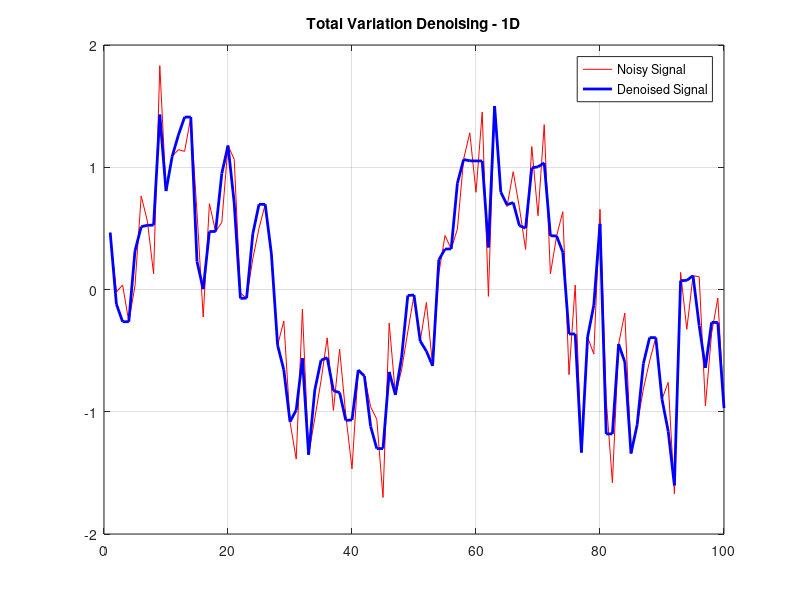

Source code (MATLAB): (Note: this script raises an error after producing the figure.)

n = linspace(0, 4*pi, 100);
y = 0.5*randn(100,1) + sin(n(:)); % Generate noisy signal

function x_denoised = tv_denoise(y, lambda, iter)
    % Implements Chambolle's algorithm for Total Variation Denoising (1D)
    % 
    % Inputs:
    %   y      - Noisy input signal (1D array)
    %   lambda - Regularization parameter (higher = smoother)
    %   iter   - Number of iterations (default: 50)
    %
    % Output:
    %   x_denoised - Denoised signal
    y = y(:);
    if nargin < 3
        iter = 50; % Default number of iterations
    end
    
    % Initialize variables
    x = y; 
    p = zeros(length(y), 1); % p should be one element smaller than x
    tau = 0.25;

    for k = 1:iter
        % Compute divergence (div_p) and update x
        div_p = [diff(p); 0];  
        x_new = y - lambda * div_p; 
        
        % Update p, making sure dimensions match
        div_x_nw = [diff(x_new); 0];
        p = p + tau * div_x_nw;
        p = p ./ max(1, abs(p)); 
        
        % Update x
        x = x_new;
    end
    
    x_denoised = x;
end

%%

lambda = 0.2;  % Regularization parameter
x_denoised = tv_denoise(y, lambda, 100);

figure;
plot(y, 'r'); hold on; grid on;
plot(x_denoised, 'b', 'LineWidth', 2);
legend('Noisy Signal', 'Denoised Signal');
title('Total Variation Denoising - 1D');


% TV Denoising
mu = 0.2;
tol = 1e-4;
[M, N] = size(y);

[y_opt] = IRLS_TV(y,speye(M*N),mu,M,N,tol,ones(size(M*N)),ones(M*N,1));

figure;
plot(y, 'r', 'DisplayName', 'Original'); hold on; grid on;
plot(x_denoised, 'b--', 'LineWidth', 2, 'DisplayName', 'TV v1');
plot(y_opt, 'k--', 'LineWidth', 2, 'DisplayName', 'TV IRLS');
legend('Location', 'best');
title('Total Variation Denoising - 1D');

%% TNV Denoising 1D signals


clc; clear; close all;

% Generate synthetic 1D parallel signals with different noise levels
M = 5;   % Number of signals
N = 200; % Signal length
x = linspace(0, 2*pi, N);
X_clean = repmat(sin(x), M, 1); % Parallel clean signals

% Define noise levels
noise_levels = 1*[0.05, 0.1, 0.2, 0.3, 0.5]; % Different noise strengths
X_noisy = X_clean; % Initialize

for i = 1:M
    X_noisy(i, :) = X_clean(i, :) + noise_levels(i) * randn(1, N);
end

% Apply TNV denoising
lambda = 1.2;   % Regularization parameter
max_iter = 200; % Maximum iterations
tol = 1e-4;     % Convergence tolerance

X_denoised = total_nuclear_variation_denoising(X_noisy, lambda, max_iter, tol);

% Plot results
figure;
subplot(3,1,1);
plot(x, X_clean', 'k', 'LineWidth', 1.5);
title('Original Signals');

subplot(3,1,2);
plot(x, X_noisy', 'r');
title('Noisy Signals with Different Noise Levels');
hold on;
plot(x, X_denoised', 'b', 'LineWidth', 1.5);

subplot(3,1,3);
plot(x, X_denoised', 'b', 'LineWidth', 1.5);
title('Denoised Signals with TNV');

% Function for TNV Denoising
function X_denoised = total_nuclear_variation_denoising(X_noisy, lambda, max_iter, tol)
    [M, N] = size(X_noisy);
    D = diff(eye(N));  % Finite difference operator
    Dt = D';  % Transpose of D

    X = X_noisy;  % Initialize with noisy input
    step_size = 0.05;  % Fixed step size

    for iter = 1:max_iter
        DX = X * Dt;  % Compute finite differences
        
        % Singular Value Thresholding (SVT)
        [U, S, V] = svd(DX, 'econ');
        S_thresh = max(S - lambda, 0);  % Soft thresholding
        DX_new = U * S_thresh * V';  % Reconstruct denoised differences

        % Update X
        X_new = X_noisy - step_size * (X * Dt - DX_new) * D;

        % Convergence check
        if norm(X_new - X, 'fro') / norm(X, 'fro') < tol
            break;
        end
        X = X_new;
    end

    X_denoised = X;
end


%% Create signals (Mar W4)

% Parameters
num_points      = 100;         % Number of points in each column (x-axis samples)
num_cols        = 50;          % Number of columns (different intercepts)
slope           = 2;                 % Desired slope of the linear function
intercept_range = [-5, 5];  % Range of intercepts (randomly chosen for each column)
noise_level     = 1.5;          % Noise standard deviation

x = linspace(0, 10, num_points)';  % x-axis (column vector)
% x_array = x*ones(1, num_points);
x_array = repmat(x, [1, num_cols]);

% Preallocate the array to store noisy columns
y_array = zeros(num_points, num_cols);

% Generate noisy columns
for i = 1:num_cols
    intercept       = rand * (intercept_range(2) - intercept_range(1)) + intercept_range(1);  % Random intercept
    % disp(intercept);
    y_clean         = slope * x + intercept;  % Generate clean line
    y_noisy         = y_clean + noise_level * randn(size(y_clean));  % Add noise
    y_array(:, i)   = y_noisy;  % Store in the array
end

figure;
plot(x, y_array, 'LineWidth', 1);
title('Generated Linear Functions with Noise');
xlabel('x-axis');
ylabel('y-axis');
grid on;

% CGS SOLUTION ALL
b = y_array(:);
A = x_array(:);
At = A';
slope_cgs = cgs(At*A, At*b);
fprintf('Slope CGS: %f (GT= %.2f)\n', slope_cgs, slope);

% CGS PER ITERATION
vect = @(x) x(:);
slope_cgs_col = zeros(1, num_cols);
for i = 1:num_cols
    b  = vect(y_array(:, i));
    A  = vect(x_array(:, i));
    At = A';
    slope_cgs_col(1, i) = cgs(At*A, At*b);
end
fprintf('Slope CGS mean: %f (GT= %.2f)\n', mean(slope_cgs_col), slope);
figure, 
stem(slope_cgs_col),
yline(mean(slope_cgs_col), 'k--', 'DisplayName', num2str(mean(slope_cgs_col)))
xlabel('Ncol'), ylabel('Slope')
title('CGS per iteration')
legend('Location', 'best')

A_full    = kron(speye(num_cols), x);
At_full   = A_full';

b_full    = y_array(:);

slope_full = cgs(At_full*A_full, At_full*b_full);
slope_full = slope_full';

figure,
stem(slope_full, 'k')
yline(mean(slope_full), 'k--', 'DisplayName', num2str(mean(slope_full)))
xlabel('Ncol'), ylabel('Slope')
title('CGS ensemble')
legend('Location', 'best')

figure, 
stem(slope_full - slope_cgs_col, 'r')
title('\Delta')

%%
test_col = [1; 5 ;7]
mat_test = kron(test_col, speye(3))
mat_test2 = kron(speye(3), test_col)

figure, imagesc(mat_test2)
%%



%% TNV Regularization specs

% Parameters
num_points      = 100;         % Number of points in each column (x-axis samples)
num_cols        = 50;          % Number of columns (different intercepts)
slope           = 2;           % Desired slope of the linear function
intercept_range = [-5, 5];     % Range of intercepts (randomly chosen for each column)
noise_level     = 1.5;         % Noise standard deviation

x = linspace(0, 10, num_points)';  % x-axis (column vector)
% x_array = x*ones(1, num_points);
x_array = repmat(x, [1, num_cols]);

% Preallocate the array to store noisy columns
y_clean = zeros(num_points, num_cols);
y_array = zeros(num_points, num_cols);

% Generate noisy columns
for i = 1:num_cols
    intercept       = rand * (intercept_range(2) - intercept_range(1)) + intercept_range(1);  % Random intercept
    % disp(intercept);
    y_clean(:, i)   = slope * x + intercept;  % Generate clean line
    y_noisy         = y_clean(:, i)  + noise_level * randn(size(y_clean(:, i)));  % Add noise
    y_array(:, i)   = y_noisy;  % Store in the array
end

% CGS SOLUTION ALL
b = y_array(:);
A = x_array(:);
At = A';
slope_cgs = cgs(At*A, At*b);
fprintf('Slope CGS: %f (GT= %.2f)\n', slope_cgs, slope);

fprintf('================================================\n')
%%
%%%%%%%%%%%%%%%% TNV  %%%%%%%%%%%%%%%%
lambda   = 2;  % Regularization parameter
max_iter = 20;
tol = 2e-3;
[y_denoised, cost1, err1, fid1, reg1, iter1] = TNV_regularization(y_array, lambda, max_iter, tol);

b = y_denoised(:);
A = x_array(:);
At = A';
slope_cgs = cgs(At*A, At*b);
fprintf('TNV Denoised Slope CGS: %f (GT= %.2f)\n', slope_cgs, slope);

%%%%%%%%%%%%% TNV PRIMAL DUAL EMZ  %%%%%%%%%%%%%
weightEstimators = ones(num_cols, 1);
lambda = 2;
tau = 0.01;
maxIter = 300;
tol = 0.5e-3;
stableIter = 5;

[y_denoised2, cost2, err2, fid2, reg2] = pdo_den_wtnv_1d(y_array, lambda, tau, maxIter, tol, stableIter, weightEstimators);

b = y_denoised2(:);
A = x_array(:);
At = A';
slope_cgs = cgs(At*A, At*b);
fprintf('EMZ TNV Denoised Slope CGS: %f (GT= %.2f)\n', slope_cgs, slope);

%%

y_clean = y_temp;
x =  x_temp(:, 1);
figure;
set(gcf, 'Units', 'pixels', 'Position', [100, 100, 1800, 600]); % [x, y, width, height]   

subplot(141)
plot(x, y_clean(:,1:10:50), 'LineWidth', 1);
title('Clean Linear Functions');
xlabel('x-axis');
ylabel('y-axis');
ylim([-5 25]);
grid on;

subplot(142)
plot(x, y_array(:,1:10:50), 'LineWidth', 1);
title('Generated Linear Functions with Noise');
xlabel('x-axis');
ylabel('y-axis');
ylim([-5 25]);
grid on;

subplot(143)
plot(x, y_denoised(:,1:10:50), 'LineWidth', 1);
title('TNV Denoised linear functions');
xlabel('x-axis');
ylabel('y-axis');
ylim([-5 25]);
grid on;

subplot(144)
plot(x, y_denoised2(:,1:10:50), 'LineWidth', 1);
title('TNVv2 Denoised linear functions');
xlabel('x-axis');
ylabel('y-axis');
ylim([-5 25]);
grid on;


%%

figure, 
set(gcf, 'Units', 'pixels', 'Position', [100, 100, 1800, 600]); % [x, y, width, height]   

subplot(141)
plot(cost1, 'DisplayName', 'Cost1')
hold on, grid on
plot(cost2, 'DisplayName', 'Cost2')
hold off;
xlabel('Iter')
title('Cost')
legend('Location', 'northeast')
xlim([0 250])

subplot(142)
plot(fid1, 'DisplayName', 'Fid1')
hold on, grid on
plot(fid2, 'DisplayName', 'Fid2')
hold off;
xlabel('Iter')
title('Fid')
legend('Location', 'northeast')
xlim([0 250])

subplot(143)
plot(reg1, 'DisplayName', 'Reg1')
hold on, grid on
plot(reg2, 'DisplayName', 'Reg2')
hold off;
xlabel('Iter')
title('Reg')
legend('Location', 'northeast')
xlim([0 250])

subplot(144)
plot(err1, 'DisplayName', 'Err1')
hold on, grid on
plot(err2, 'DisplayName', 'Err2')
yline(tol, 'k--')
hold off;
xlabel('Iter')
title('Error')
legend('Location', 'northeast')
xlim([0 250])
ylim([0 0.005])
%%

% function [a_local_tnv, y_denoised] = TNV_regularization(x_temp, y_temp, lambda, max_iter)
%     % Inputs:
%     % - x_temp: The repeated vector of X (size: 47 x 90)
%     % - y_temp: The matrix to be denoised (size: 47 x 90)
%     % - lambda: Regularization parameter (default: 1e-3)
%     % - max_iter: Maximum number of iterations (default: 50)
% 
%     if nargin < 3, lambda = 1e-3; end
%     if nargin < 4, max_iter = 50; end
% 
%     % Flatten inputs
%     x_vec = x_temp(:);       % Flatten X
%     y_vec = y_temp(:);        % Flatten Y
% 
%     % Initialize variables
%     y_denoised = y_temp;  % Start with the original measurements
%     tol = 1e-6;
% 
%     for iter = 1:max_iter
%         % Step 1: Solve Linear System with `cgs()`
%         XTX = (x_vec' * x_vec + lambda * eye(length(x_vec)));
%         XTy = (x_vec' * y_denoised(:));
% 
%         % Using Conjugate Gradient Solver
%         a_local_tnv = cgs(XTX, XTy, 1e-6, 100);  % CGS instead of direct inversion
% 
%         % Step 2: Compute Residuals and Reshape to Matrix Form
%         y_denoised_matrix = reshape(y_vec - x_vec * a_local_tnv, size(y_temp));
% 
%         % Step 3: Apply TNV Denoising to the Matrix
%         y_denoised_matrix = apply_TNV(y_denoised_matrix, lambda);
% 
%         % Step 4: Flatten the result back to a vector
%         y_denoised = y_denoised_matrix(:);
% 
%         % Step 5: Check Convergence
%         if norm(x_vec * a_local_tnv - y_vec) / norm(y_vec) < tol
%             break;
%         end
%     end
% 
%     fprintf('TNV Regularization completed in %d iterations\n', iter);
% end
% 
% 
% function y_tnv = apply_TNV(y_matrix, lambda)
%     % Apply TNV denoising using Singular Value Thresholding (SVT)
%     [U, S, V] = svd(y_matrix, 'econ');
% 
%     % Apply soft-thresholding to the singular values
%     S_thresholded = max(S - lambda, 0);
% 
%     % Reconstruct the matrix
%     y_tnv = U * S_thresholded * V';
% end


%% RFM TNV plot

x =  x_temp(:, 1);
freq_range = round(linspace(1, 90, 5));

figure;
set(gcf, 'Units', 'pixels', 'Position', [100, 100, 1800, 600]); % [x, y, width, height]   

tiledlayout(1,3)

nexttile
plot(x, y_temp(:,freq_range), 'LineWidth', 1);
title('FPR');
xlabel('x-axis');
ylabel('y-axis');
% ylim([-5 25]);
grid on;

nexttile
plot(x, y_denoised1(:,freq_range), 'LineWidth', 1);
title('TNV v1');
xlabel('x-axis');
ylabel('y-axis');
% ylim([-5 25]);
grid on;

nexttile
plot(x, y_denoised2(:,freq_range), 'LineWidth', 1);
title('TNV v2 ');
xlabel('x-axis');
ylabel('y-axis');
% ylim([-5 25]);
grid on;

%%

ii = fix(m/2);
jj = fix(n/2);

% ii = fix(m/4);
% ii = fix(m/2);
% ii = fix(3*m/4);

x_temp = x_temp_all{ii, jj};
y_temp = y_temp_all{ii, jj};

% ALL TOGETHER
X_vec = x_temp(:);
y_vec = y_temp(:);
aaa = -(X_vec' * X_vec) \ (X_vec' * y_vec)
aaa = abs( (X_vec' * X_vec) \ (X_vec' * y_vec) )

lambda = 1;
% TNV v1
maxIter1 = 100;
tol1 = 2e-3;

% TNV2 
weights2 = ones(length(band_ufr), 1);
tau2 = 0.01;
maxIter2 = 300;
tol2 = 0.5e-3;
stableIter2 = 10;

%%%%%%%%%%%%%%%%%%%%% TNV DENOISING JOINT 1 %%%%%%%%%%%%%%%%%%%%%

[y_denoised1, cost1, err1, fid1, reg1, iter1] = TNV_regularization(y_temp, ...
    lambda, maxIter1, tol1);
y_temp1 = y_denoised1;
%%%%%%%%%%%%%%%%%%%%% TNV DENOISING JOINT 1 %%%%%%%%%%%%%%%%%%%%%

%%%%%%%%%%%%%%%%%%%%% TNV DENOISING JOINT 2 %%%%%%%%%%%%%%%%%%%%%

[y_denoised2, cost2, err2, fid2, reg2] = pdo_den_wtnv_1d(y_temp, ...
    lambda, tau2, maxIter2, tol2, stableIter2, weights2);

y_temp2 = y_denoised2;
%%%%%%%%%%%%%%%%%%%%% TNV DENOISING JOINT 2 %%%%%%%%%%%%%%%%%%%%%

% =====================  ORIGINAL

A_full    = kron(speye(p_ufr), x_temp(:, 1));
At_full   = A_full';
b_full    = y_temp(:);

slope_full = -cgs(At_full*A_full, At_full*b_full);
slope_full = (slope_full)';

figure,
stem(slope_full, 'k')
yline(mean(slope_full), 'k--', 'DisplayName', [num2str(mean(slope_full)), '\pm', num2str(std(slope_full))  ])
yline(median(slope_full), 'k--', 'DisplayName', ['Med ', num2str(median(slope_full)) ])

xlabel('Ncol'), ylabel('Slope')
title('ORIGINAL')
legend('Location', 'best')

% CONSIDERING INTERCEPT
A1_full    = kron( speye(p_ufr), x_temp(:, 1) );
A2_full    = kron( speye(p_ufr), ones(size( x_temp(:, 1))) );
A_full = horzcat(A1_full, A2_full);

At_full   = A_full';
b_full    = y_temp(:);

x_opt = -cgs(At_full*A_full, At_full*b_full);
slope_full = x_opt(1:end/2);
inter_full = x_opt(end/2+1:end);

figure,
subplot(121)
stem(band_ufr, slope_full, 'k')
yline(mean(slope_full), 'k--', 'DisplayName', [num2str(mean(slope_full)), '\pm', num2str(std(slope_full))  ])
yline(median(slope_full), 'b--', 'DisplayName', ['Med ', num2str(median(slope_full)) ])
xlabel('Ncol'), ylabel('Slope')
title('ORIGINAL SLOPE')
legend('Location', 'best')

subplot(122)
stem(band_ufr, inter_full, 'k')
yline(mean(inter_full), 'k--', 'DisplayName', [num2str(mean(inter_full)), '\pm', num2str(std(inter_full))  ])
xlabel('Ncol'), ylabel('Slope')
title('ORIGINAL INTERCEPT')
legend('Location', 'best')

slope_fit_fx = zeros(1, p_ufr);
inter_fit_fx = zeros(1, p_ufr);
for pp = 1:p_ufr
    [slope_fx, intercept_fx, ~, ~] = fit_linear(x_temp(:, pp), y_temp(:, pp), 2);
    slope_fit_fx(1,pp) =    -(slope_fx) ;
    inter_fit_fx(1,pp) =    intercept_fx ;
end

figure, 
subplot(121)
plot(band_ufr, slope_fit_fx, '.-')
yline(mean(slope_fit_fx), 'k--', 'DisplayName', [num2str(mean(slope_fit_fx)), '\pm', num2str(std(slope_fit_fx))  ])
yline(median(slope_fit_fx), 'k--', 'DisplayName', ['Med ', num2str(median(slope_fit_fx))  ])

title('Slope Fit')
xlabel('Freq [MHz]')
legend('Location', 'best')
grid on;

subplot(122)
plot(band_ufr, inter_fit_fx, '.-')
yline(mean(inter_fit_fx), 'k--', 'DisplayName', [num2str(median(inter_fit_fx)), '\pm', num2str(std(inter_fit_fx))  ])
title('Intercept Fit')
xlabel('Freq [MHz]')
legend('Location', 'best')
grid on;


 % if (ii==fix(m/2) && jj==fix(n/6)) || (ii==fix(m/2) && jj==fix(n/2)) || (ii==fix(m/2) && jj==fix(5*n/6)) % different depths
 %        % if (jj==fix(n/2) && ii==fix(m/6)) || (jj==fix(n/2) && ii==fix(m/2)) || (jj==fix(n/2) && ii==fix(5*m/6)) % different laterals
freq1 = freqL+0.5; freq2 = 0.5*(freqL+freqH); freq3 = freqH-0.5;
idx_f1 = find(band_ufr >= freq1, 1, 'first'); idx_f2 = find(band_ufr >= freq2, 1, 'first'); idx_f3 = find(band_ufr >= freq3, 1, 'first');


[slope_f1, intercept_f1, ~, ~] = fit_linear(x_temp(:, idx_f1), y_temp(:, idx_f1), 2); 
[slope_f2, intercept_f2, ~, ~] = fit_linear(x_temp(:, idx_f2), y_temp(:, idx_f2), 2); 
[slope_f3, intercept_f3, ~, ~] = fit_linear(x_temp(:, idx_f3), y_temp(:, idx_f3), 2); 

figure;
set(gcf, 'Units', 'pixels', 'Position', [100, 100, 1000, 600]); % [x, y, width, height]          

title_f1 = sprintf('Freq %.2fMHz (a=%.2f)', band_ufr(idx_f1), slope_f1);
plot(x_temp(:, idx_f1), y_temp(:, idx_f1), 'r.-', 'DisplayName', title_f1 ); 
hold on; 
title_f2 = sprintf('Freq %.2fMHz (a=%.2f)', band_ufr(idx_f2), slope_f2);
plot(x_temp(:, idx_f2), y_temp(:, idx_f2), 'b.-', 'DisplayName', title_f2 ); 
title_f3 = sprintf('Freq %.2fMHz (a=%.2f)', band_ufr(idx_f3), slope_f3);
plot(x_temp(:, idx_f3), y_temp(:, idx_f3), 'k.-', 'DisplayName', title_f3 ); 
hold off; grid on;
title(sprintf('Data at ii = %d, jj = %d', ii, jj));
xlabel('X_t [cm]'); ylabel('RS_{norm} [dB/MHz]');
ylim([-20 20]);
legend('Location','best')
set(gca, 'FontSize', 22)
        % end

% ===================== TNV v1

A_full    = kron(speye(p_ufr), x_temp(:, 1));
At_full   = A_full';
b_full    = y_denoised1(:);

slope_full = -cgs(At_full*A_full, At_full*b_full);
slope_full = slope_full';

figure,
stem(band_ufr , slope_full, 'k')
yline(mean(slope_full), 'k--', 'DisplayName', [num2str(mean(slope_full)), '\pm', num2str(std(slope_full))  ])
xlabel('Ncol'), ylabel('Slope')
title('TNV v1')
legend('Location', 'best')



[slope_f1, intercept_f1, ~, ~] = fit_linear(x_temp(:, idx_f1), y_denoised1(:, idx_f1), 2); 
[slope_f2, intercept_f2, ~, ~] = fit_linear(x_temp(:, idx_f2), y_denoised1(:, idx_f2), 2); 
[slope_f3, intercept_f3, ~, ~] = fit_linear(x_temp(:, idx_f3), y_denoised1(:, idx_f3), 2); 

figure;
set(gcf, 'Units', 'pixels', 'Position', [100, 100, 1000, 600]); % [x, y, width, height]          

title_f1 = sprintf('Freq %.2fMHz (a=%.2f)', band_ufr(idx_f1), slope_f1);
plot(x_temp(:, idx_f1), y_denoised1(:, idx_f1), 'r.-', 'DisplayName', title_f1 ); 
hold on; 
title_f2 = sprintf('Freq %.2fMHz (a=%.2f)', band_ufr(idx_f2), slope_f2);
plot(x_temp(:, idx_f2), y_denoised1(:, idx_f2), 'b.-', 'DisplayName', title_f2 ); 
title_f3 = sprintf('Freq %.2fMHz (a=%.2f)', band_ufr(idx_f3), slope_f3);
plot(x_temp(:, idx_f3), y_denoised1(:, idx_f3), 'k.-', 'DisplayName', title_f3 ); 
hold off; grid on;
title(sprintf('TNVv1 Data at ii = %d, jj = %d', ii, jj));
xlabel('X_t [cm]'); ylabel('RS_{norm} [dB/MHz]');
ylim([-20 20]);
legend('Location','best')
set(gca, 'FontSize', 22)

% ===================== TNV v2

A_full    = kron(speye(p_ufr), x_temp(:, 1));
At_full   = A_full';
b_full    = y_denoised2(:);

slope_full = -cgs(At_full*A_full, At_full*b_full);
slope_full = slope_full';

figure,
stem(slope_full, 'k')
yline(mean(slope_full), 'k--', 'DisplayName', [num2str(mean(slope_full)), '\pm', num2str(std(slope_full))  ])
xlabel('Ncol'), ylabel('Slope')
title('TNV v2')
legend('Location', 'best')

[slope_f1, ~, ~, ~] = fit_linear(x_temp(:, idx_f1), y_denoised2(:, idx_f1), 2); 
[slope_f2, ~, ~, ~] = fit_linear(x_temp(:, idx_f2), y_denoised2(:, idx_f2), 2); 
[slope_f3, ~, ~, ~] = fit_linear(x_temp(:, idx_f3), y_denoised2(:, idx_f3), 2); 

figure;
set(gcf, 'Units', 'pixels', 'Position', [100, 100, 1000, 600]); % [x, y, width, height]          

title_f1 = sprintf('Freq %.2fMHz (a=%.2f)', band_ufr(idx_f1), slope_f1);
plot(x_temp(:, idx_f1), y_denoised2(:, idx_f1), 'r.-', 'DisplayName', title_f1 ); 
hold on; 
title_f2 = sprintf('Freq %.2fMHz (a=%.2f)', band_ufr(idx_f2), slope_f2);
plot(x_temp(:, idx_f2), y_denoised2(:, idx_f2), 'b.-', 'DisplayName', title_f2 ); 
title_f3 = sprintf('Freq %.2fMHz (a=%.2f)', band_ufr(idx_f3), slope_f3);
plot(x_temp(:, idx_f3), y_denoised2(:, idx_f3), 'k.-', 'DisplayName', title_f3 ); 
hold off; grid on;
title(sprintf('TNVv2 Data at ii = %d, jj = %d', ii, jj));
xlabel('X_t [cm]'); ylabel('RS_{norm} [dB/MHz]');
ylim([-20 20]);
legend('Location','best')
set(gca, 'FontSize', 22)

%% APR W1

%% USE THIS FROM APRIL AND NOW ON
%%%%%%%%%%%%%%%%%%%% FAST WAY %%%%%%%%%%%%%%%%%%%%

% UFR strategy
bw_ufr = [3 9];
freqL = bw_ufr(1); freqH = bw_ufr(2);
range = bandFull >= freqL & bandFull <= freqH;

band_ufr    = bandFull(range);
p_ufr       = length(band_ufr);

RSp_k_ufr   = RSp_k(:,:,range);
RSp_r_ufr   = RSp_r(:,:,range);


% % DENOISING TNV RSP
mu_range  = 10.^linspace(log10(0.1), log10(10), 15);
tau_range = [0.0005 0.001 0.005 0.010 0.025 0.05];

% mu_range  = 10.^linspace(log10(0.1), log10(7), 5);
% tau_range = [0.01 ];

maxIter     = 1000;
stableIter  = 20;
tol         = 1e-3; % tolerance error

% gamma = 1;
% vec_gamma = 1 + (10 - 1) * (1 - linspace(0, 1, p_ufr).^gamma);
% weigthChannels = vec_gamma;
weigthChannels = ones(1, p_ufr);

tic
for tt = 1:length(tau_range)

for uu = 1:length(mu_range)

mu  = mu_range(uu);
tau = tau_range(tt);


[RSp_k_ufr_opt, cost, error, fid, reg] = pdo_den_wtnv(RSp_k_ufr, mu, tau, maxIter, tol, stableIter, weigthChannels);

[RSp_r_ufr_opt, cost, error, fid, reg] = pdo_den_wtnv(RSp_r_ufr, mu, tau, maxIter, tol, stableIter, weigthChannels);


% RFM METHOD

% Convert depth values to cm
z_ACS_cm = z_ACS * 1e2;      % Convert from meters to cm
z_ACS_r_cm = z_ACS_r * 1e2;  % Convert reference depths to cm

% Delta MHz 
df_MHz = band_ufr(2) - band_ufr(1);

% Preallocate cell arrays for storing x_temp and y_temp
x_temp_all = cell(m, n);
y_temp_all = cell(m, n);

% tic;
for jj = 1:n  % Loop over lateral positions (x_j)
    for ii = 1:m  % Loop over depth positions (z_k)

        % Temporary storage for this location
        y_temp = nan(m_r, p_ufr);  % (Reference depth, Frequency) ** m_r
        x_temp = nan(m_r, p_ufr);  % (Reference depth, Frequency) ** m_r

        for r = 1:m_r  % Loop over reference depths
            % if (ii==1 && r==1)
            y_col = squeeze( ( (RSp_k_ufr_opt(ii, jj, :)) - (RSp_r_ufr_opt(r, jj, :)) ) /(4*df_MHz) *Np2dB ); % p_ufr x 1

            X = z_ACS_cm(ii) - z_ACS_r_cm(r);

            y_temp(r, :) = y_col; %**
            x_temp(r, :) = X; % **

        end
        x_temp_all{ii, jj} = x_temp;
        y_temp_all{ii, jj} = y_temp;

    end
end
% t = toc;
% fprintf('Loop way Elapsed time %.2f \n', t);
%%%%%%%%%%%%%%%%%%%% FAST WAY %%%%%%%%%%%%%%%%%%%%

% NOW ESTIMATION CGS RFM

a_rfm = zeros(m, n); 
for jj = 1:n  % Loop over lateral positions (x_j)
    for ii = 1:m  % Loop over depth positions (z_k)

        x_temp = x_temp_all{ii, jj};
        y_temp = y_temp_all{ii, jj};

        X_vec = x_temp(:);

        y_vec = y_temp(:);
        a_rfm(ii, jj) = -(X_vec' * X_vec) \ (X_vec' * y_vec);
    end
end
    
data_ACS_TNV.a_rfm_mu(:,:,uu) = a_rfm;
end

fulldataACS_TNV{tt} =  data_ACS_TNV;

end

t = toc;
fprintf('Loop way Elapsed time %.2f \n', t);

%%
%%
% FIGURES 

%%%%%%%%%%%%%%%%%%%%%%%%% TNV %%%%%%%%%%%%%%%%%%%%%%%%

caxis_acs = [0 1.1];

font = 30;
for tt = 1 : length(tau_range)

    figure (tt+40)
    set(tt+40,'units','normalized','outerposition',[0 0 1 1]);
    set(gca,'FontSize',30);
    
    for uu = 1 : length(mu_range)

        subplot (2,3,uu)
        a_rfm = fulldataACS_TNV{tt}.a_rfm_mu(:,:,uu);

        [m_a, s_a, cv_a] = deal(calc2dStats{1}(a_rfm), calc2dStats{2}(a_rfm), calc2dStats{3}(a_rfm));

        imagesc(a_rfm, caxis_acs), grid on 
        set(gca,'FontSize',12);
        % title(['\mu = ',num2str(mu_range(uu))], 'FontSize', font-15);
        title(sprintf('TNV-RFM ($\\mu$ = %.2f, GT = %.2f)\n%.3f $\\pm$ %.3f, CV = %.2f\\%%', ...
               mu_range(uu), alpha_sam, m_a, s_a, cv_a), ...
        'Interpreter', 'latex');

        % xlabel('Lateral [cm]', 'FontSize', 14) 
        % ylabel('Axial [cm]', 'FontSize', 14)
        colormap jet, 
        h1 = colorbar;
        % ylabel(h1,'dB.cm^{-1}.MHz^{-1}','FontSize', 14);
        
    end
    sgtitle(['\bf TNV RFM \tau = ', ...
        num2str(tau_range(tt)) ], ...
       'FontSize', font ); 
end
